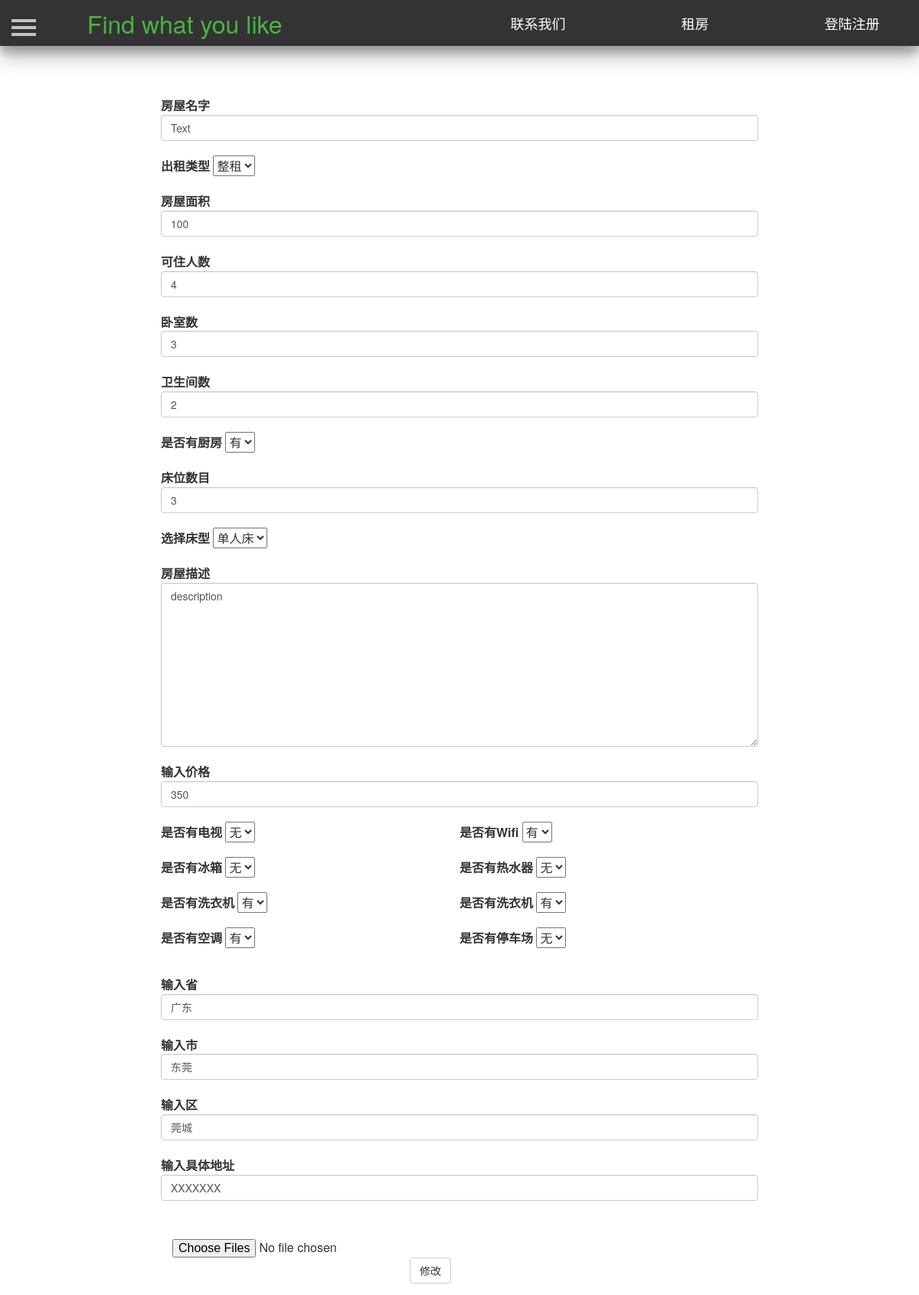
The app's page /modify_house/1/, older data.
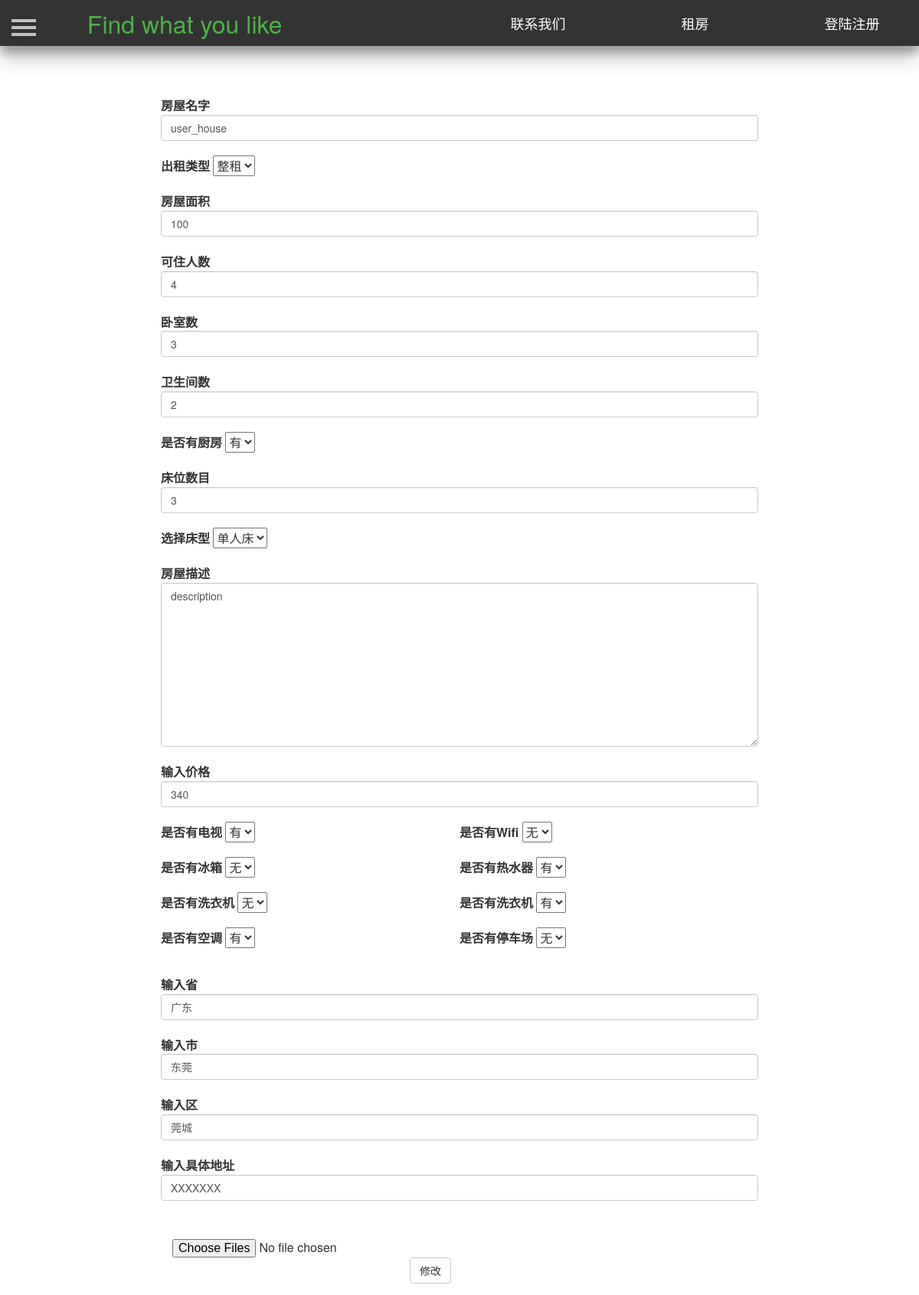
The same page, newer data.
### Renting/models.py (models this page shows, shortened)
class House(db.Model):
    id = db.Column(db.Integer, primary_key=True, autoincrement=True)  # ID 房屋唯一的标识
    house_name = db.Column(db.String(20))  # 房屋名  唯一   最大10个字符
    house_type = db.Column(db.Integer)  # 房屋类型，0表示整租，1表示单间 ，2表示床位
    area = db.Column(db.Integer)  # 房屋面积
    people = db.Column(db.Integer)  # 可住人数
    bedroom = db.Column(db.Integer)  # 卧房数
    toilet = db.Column(db.Integer)  # 卫生间数
    kitchen = db.Column(db.Integer)  # 是否有厨房
    bed = db.Column(db.Integer)  # 床位数
    bed_type = db.Column(db.Integer)  # 床型 0表示单人床  1表示双人床
    price = db.Column(db.Integer)  # 租一天的价格
    description = db.Column(db.String(200))  # 房屋描述
    facility = db.Column(db.String(10))  # 房屋设施，0表示无，1表示有
    province = db.Column(db.String(10))  # 省
    city = db.Column(db.String(10))  # 市
    district = db.Column(db.String(10))  # 地区
    address = db.Column(db.String(100))  # 具体地址
    username = db.Column(db.String(10), db.ForeignKey('user.username'))  # 房屋主人的名字，外键
    status = db.Column(db.Integer)  # 房屋状态，0表示未审核，1表示通过,2表示未通过
    upload_time = db.Column(db.DateTime)  # 房屋上传时间
    url_one = db.Column(db.String(100))  # 房屋图片
    url_two = db.Column(db.String(100))  # 房屋图片
    url_three = db.Column(db.String(100))  # 房屋图片
    url_four = db.Column(db.String(100))  # 房屋图片
    url_five = db.Column(db.String(100))  # 房屋图片

### Renting/views.py (the view)
@app.route('/modify_house/<int:house_id>/')
def modify_house(house_id):
    house = House.query.filter_by(id=house_id).first()
    return render_template("modify_house.html", house=house)

### Renting/templates/modify_house.html (shortened to what the changed rows need)
<!DOCTYPE html>
<html lang="en">
	<head>
        <link href="https://cdn.bootcss.com/bootstrap/3.3.7/css/bootstrap.min.css" rel="stylesheet">
        <link href="/static/css/navigation.css" rel="stylesheet">
        <link href="/static/css/profile.css" rel="stylesheet">
         <link href="/static/css/sidebar.css" rel="stylesheet">
        <link type="text/css" href="/static/css/dialog.css"  rel="stylesheet"/>
	</head>
	<body>
       <div id="wrapper">
            <div id="page-content-wrapper" style="margin-bottom=50px">
                <div class="container">
                    <div class="row">
                        <div class="col-md-8">
                            <form class="form-horizontal" role="form" style="margin-top:50px" id="release_form" name="release_form" method="post" enctype="multipart/form-data">
                                <div class="form-group">
                                    <label for="house_name" class="control-label">房屋名字</label>
                                    <input type="text" class="form-control" name="house_name" id="house_name" value="{{house.house_name}}">
                                </div>
                                <div class="form-group">
                                    <label for="rent_type" class="control-label">出租类型</label>
                                    <select id="rent_type" name="rent_type">
                                        {% if house.house_type==0 %}
                                        <option>整租</option>
                                        {% elif house.house_type==1 %}
                                        <option>单间</option>
                                        <option>整租</option>
                                        <option>床位</option>
                                        {% else %}
                                        <option>床位</option>
                                        <option>整租</option>
                                        <option>单间</option>
                                        {% endif %}
                                    </select>
                                </div>
                                <div class="form-group">
                                    <label for="area" class="control-label">房屋面积</label>
                                    <input type="text" class="form-control" id="area" name="area" value="{{house.area}}">
                                </div>
                                <div class="form-group">
                                    <label for="people" class="control-label">可住人数</label>
                                    <input type="text" class="form-control" id="people" name="people" value="{{house.people}}">
                                </div>
                                <div class="form-group">
                                    <label for="bedroom" class="control-label">卧室数</label>
                                    <input type="text" class="form-control" id="bedroom" name="bedroom" value="{{house.bedroom}}">
                                </div>
                                <div class="form-group">
                                    <label for="toilet" class="control-label">卫生间数</label>
                                    <input type="text" class="form-control" id="toilet" name="toilet" value="{{house.toilet}}">
                                </div>
                                <div class="form-group">
                                    <label for="kitchen" class="control-label">是否有厨房</label>
                                    <select id="kitchen" name="kitchen">
                                        {% if house.kitchen==1 %}
                                        <option>有</option>
                                        {% else %}
                                        <option>无</option>
                                        <option>有</option>
                                        {% endif %}
                                    </select>
                                </div>
                                <div class="form-group">
                                    <label for="bed" class="control-label">床位数目</label>
                                    <input type="text" class="form-control" id="bed" name="bed" value="{{house.bed}}">
                                </div>
                                <div class="form-group">
                                    <label for="bed_type" class="control-label">选择床型</label>
                                    <select id="bed_type" name="bed_type">
                                        {% if house.bed_type==0 %}
                                        <option>单人床</option>
                                        {% else%}
                                        <option>双人床</option>
                                        <option>单人床</option>
                                        {% endif %}
                                    </select>
                                </div>
                                <div class="form-group">
                                    <label for="description" class="control-label">房屋描述</label>
                                    <textarea name="description" class="form-control" id="description"  rows="10" cols="100">{{house.description}}</textarea>
                                </div>
                                <div class="form-group">
                                    <label for="price" class="control-label">输入价格</label>
                                    <input type="text" class="form-control" id="price" name="price" value="{{house.price}}">
                                </div>
                                <div class="row form-group">
                                    <div class="col-md-6">
                                        <div class="form-group">
                                            <label for="TV" class="control-label">是否有电视</label>
                                            <select id="TV" name="TV">
                                                {% if house.facility[0]=="1" %}
                                                    <option>有</option>
                                                {% else%}
                                                    <option>无</option>
                                                {% endif %}
                                            </select>
                                        </div>
                                        <div class="form-group">
                                            <label for="fridge" class="control-label">是否有冰箱</label>
                                            <select id="fridge" name="fridge">
                                                {% if house.facility[1]=="1" %}
                                                    <option>有</option>
                                                    <option>无</option>
                                                {% else%}
                                                    <option>无</option>
                                                {% endif %}
                                            </select>
                                        </div>
                                        <div class="form-group">
                                            <label for="washer" class="control-label">是否有洗衣机</label>
                                            <select id="washer" name="washer">
                                                {% if house.facility[2]=="1" %}
                                                    <option>有</option>
                                                {% else%}
                                                    <option>无</option>
                                                {% endif %}
                                            </select>
                                        </div>
                                        <div class="form-group">
                                            <label for="conditioner" class="control-label">是否有空调</label>
                                            <select id="conditioner" name="conditioner">
                                                {% if house.facility[3]=="1" %}
                                                    <option>有</option>
                                                {% else%}
                                                    <option>无</option>
                                                    <option>有</option>
                                                {% endif %}
                                            </select>
                                        </div>
                                    </div>
                                    <div class="col-md-6">
                                        <div class="form-group">
                                            <label for="wifi" class="control-label">是否有Wifi</label>
                                            <select id="wifi" name="wifi">
                                                {% if house.facility[4]=="1" %}
                                                    <option>有</option>
                                                {% else%}
                                                    <option>无</option>
                                                {% endif %}
                                            </select>
                                        </div>
                                        <div class="form-group">
                                            <label for="heater" class="control-label">是否有热水器</label>
                                            <select id="heater" name="heater">
                                                {% if house.facility[5]=="1" %}
                                                    <option>有</option>
                                                {% else%}
                                                    <option>无</option>
                                                {% endif %}
                                            </select>
                                        </div>
                                        <div class="form-group">
                                            <label for="wardrobe" class="control-label">是否有洗衣机</label>
                                            <select id="wardrobe" name="wardrobe">
                                                {% if house.facility[6]=="1" %}
                                                    <option>有</option>
                                                {% else%}
                                                    <option>无</option>
                                                    <option>有</option>
                                                {% endif %}
                                            </select>
                                        </div>
                                        <div class="form-group">
                                            <label for="parking" class="control-label">是否有停车场</label>
                                            <select id="parking" name="parking">
                                                {% if house.facility[7]=="1" %}
                                                    <option>有</option>
                                                    <option>无</option>
                                                {% else%}
                                                    <option>无</option>
                                                {% endif %}
                                            </select>
                                        </div>
                                    </div>
                                </div>
                                <div class="form-group">
                                    <label for="province" class="control-label">输入省</label>
                                    <input type="text" class="form-control" id="province" name="province" value="{{house.province}}">
                                </div>
                                <div class="form-group">
                                    <label for="city" class="control-label">输入市</label>
                                    <input type="text" class="form-control" id="city" name="city" value="{{house.city}}">
                                </div>
                                <div class="form-group">
                                    <label for="district" class="control-label">输入区</label>
                                    <input type="text" class="form-control" id="district" name="district" value="{{house.district}}">
                                </div>
                                <div class="form-group">
                                    <label for="address" class="control-label">输入具体地址</label>
                                    <input type="text" class="form-control" id="address" name="address" value="{{house.address}}">
                                </div>
                            </form>
                        </div>
                    </div>
                </div>
            </div>
        </div>
    </body>
</html>

Row changes from the older to the newer data that the page shows:
changed House "整租": house_name "Text" → "user_house"; price "350" → "340"; TV "无" → "有"; washer "有" → "无"; wifi "有" → "无"; heater "无" → "有"
